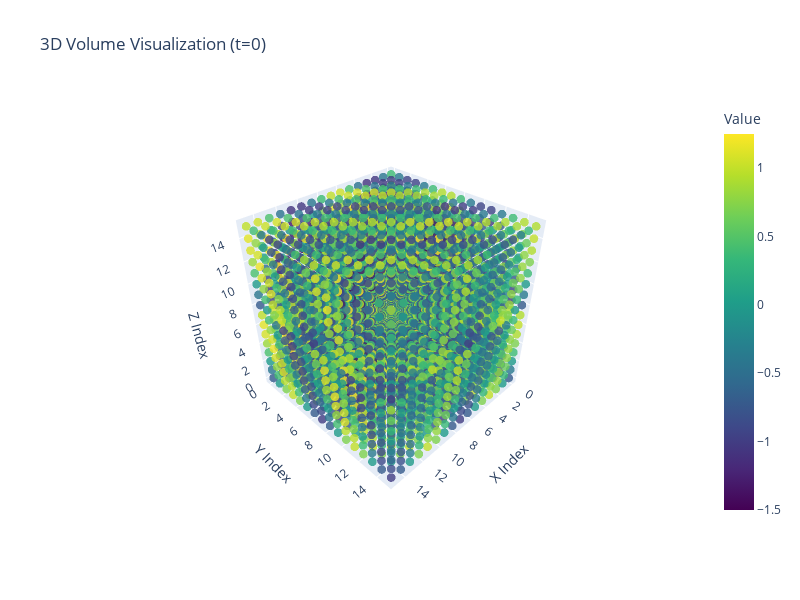
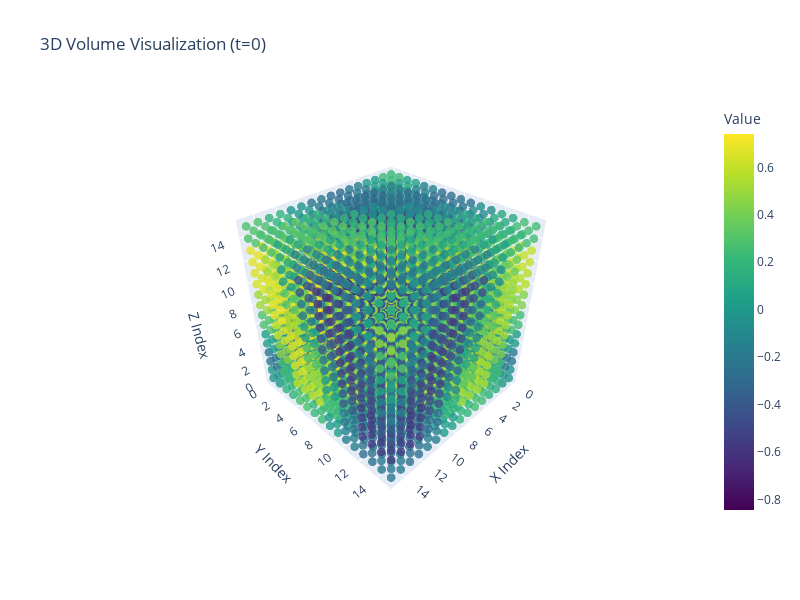

Notebook source saved alongside these figures, in order:
### Code cell
# data: (16, 16, T)
# _WEIGHT_MATRIX_SYMMETRY: (18, 18) with F = 1/3 as you defined
F=1/3
_WEIGHT_MATRIX_SYMMETRY = np.array([
    [F, 0, 0, 0, 0, 0, 0, 0, 0, 0, 0, 0, 0, 0, 0, 0, F, F],
    [F, F, F, 0, 0, 0, 0, 0, 0, 0, 0, 0, 0, 0, 0, 0, 0, 0],
    [0, 0, F, F, F, 0, 0, 0, 0, 0, 0, 0, 0, 0, 0, 0, 0, 0],
    [0, 0, 0, 0, F, F, F, 0, 0, 0, 0, 0, 0, 0, 0, 0, 0, 0],
    [0, 0, 0, 0, 0, 0, F, F, 0, 0, F, 0, 0, 0, 0, 0, 0, 0],
    [0, 0, 0, 0, 0, 0, 0, 0, 0, 0, F, F, F, 0, 0, 0, 0, 0],
    [0, 0, 0, 0, 0, 0, 0, 0, 0, 0, 0, 0, F, F, F, 0, 0, 0],
    [0, 0, 0, 0, 0, 0, 0, 0, 0, 0, 0, 0, 0, 0, F, F, F, 0],
    [0, 0, 0, 0, 0, 0, 0, 0, 0, 0, 0, 0, 0, 0, 0, 0, 0, 0],
    [0, 0, 0, 0, 0, 0, 0, 0, 0, 0, 0, 0, 0, 0, 0, 0, 0, 0],
    [0, F, F, F, 0, 0, 0, 0, 0, 0, 0, 0, 0, 0, 0, 0, 0, 0],
    [0, 0, 0, F, F, F, 0, 0, 0, 0, 0, 0, 0, 0, 0, 0, 0, 0],
    [0, 0, 0, 0, 0, F, F, F, 0, 0, 0, 0, 0, 0, 0, 0, 0, 0],
    [0, 0, 0, 0, 0, 0, 0, F, 0, 0, F, F, 0, 0, 0, 0, 0, 0],
    [0, 0, 0, 0, 0, 0, 0, 0, 0, 0, 0, F, F, F, 0, 0, 0, 0],
    [0, 0, 0, 0, 0, 0, 0, 0, 0, 0, 0, 0, 0, F, F, F, 0, 0],
    [0, 0, 0, 0, 0, 0, 0, 0, 0, 0, 0, 0, 0, 0, 0, F, F, F],
    [F, F, 0, 0, 0, 0, 0, 0, 0, 0, 0, 0, 0, 0, 0, 0, 0, F]
], dtype=np.float32)

W = _WEIGHT_MATRIX_SYMMETRY.astype(np.float32)

# Build the 16×18 selector C that drops the padded slots (rows/cols 8 and 9).
# C picks indices [0..7, 10..17] from an 18-long axis.
C = np.zeros((16, 18), dtype=W.dtype)
C[np.arange(8), np.arange(8)] = 1
C[np.arange(8, 16), np.arange(10, 18)] = 1

# Precompute the effective 16×16 transforms:
# For each time slice A (16×16), the padded+two-sided transform equals:
#   A_out = C @ (W.T @ (C.T @ A @ C) @ W) @ C.T
# which simplifies to:
#   A_out = (C @ W.T @ C.T) @ A @ (C @ W @ C.T)
L = C @ W.T @ C.T   # (16, 16)
R = C @ W    @ C.T  # (16, 16)
Z = C @ W @ C.T  # (16, 16)
# Single batched contraction: out[a,b,t] = sum_i,j L[a,i] * data[i,j,t] * R[j,b]
out = np.einsum('ai,ijkt,jb,kc->abct', L, data, R, Z, optimize=True)  # (16, 16, 16, T)

# quick peek
plt.figure(figsize=(4, 4))
plt.imshow(out[:, :, 0, 0], aspect='auto', cmap='viridis')
plt.show()
plot_3d_volume(data, time_index=0)
plot_3d_volume(out, time_index=0)

### Figure 1 — Plotly figure (JSON) as saved in the notebook; plotly's stock layout.template omitted (floating-point values rounded to 4 significant figures; data arrays with more than 128 entries replaced by an {"elided": "..."} marker saying what was removed)
{"data": [{"hovertemplate": "<b>Position:</b> (%{x}, %{y}, %{z})<br><b>Value:</b> %{marker.color:.3f}<extra></extra>", "marker": {"color": {"elided": "4096 float values"}, "colorbar": {"title": {"text": "Value"}}, "colorscale": [[0, "#440154"], [0.1111, "#482878"], [0.2222, "#3e4989"], [0.3333, "#31688e"], [0.4444, "#26828e"], [0.5556, "#1f9e89"], [0.6667, "#35b779"], [0.7778, "#6ece58"], [0.8889, "#b5de2b"], [1, "#fde725"]], "opacity": 0.8, "size": 3}, "mode": "markers", "text": {"elided": "4096 str values"}, "type": "scatter3d", "x": {"elided": "4096 int values"}, "y": {"elided": "4096 int values"}, "z": {"elided": "4096 int values"}}], "layout": {"height": 600, "scene": {"camera": {"eye": {"x": 1.5, "y": 1.5, "z": 1.5}}, "xaxis": {"title": {"text": "X Index"}}, "yaxis": {"title": {"text": "Y Index"}}, "zaxis": {"title": {"text": "Z Index"}}}, "title": {"text": "3D Volume Visualization (t=0)"}, "width": 800}}

### Figure 2 — Plotly figure (JSON) as saved in the notebook; plotly's stock layout.template omitted (floating-point values rounded to 4 significant figures; data arrays with more than 128 entries replaced by an {"elided": "..."} marker saying what was removed)
{"data": [{"hovertemplate": "<b>Position:</b> (%{x}, %{y}, %{z})<br><b>Value:</b> %{marker.color:.3f}<extra></extra>", "marker": {"color": {"elided": "4096 float values"}, "colorbar": {"title": {"text": "Value"}}, "colorscale": [[0, "#440154"], [0.1111, "#482878"], [0.2222, "#3e4989"], [0.3333, "#31688e"], [0.4444, "#26828e"], [0.5556, "#1f9e89"], [0.6667, "#35b779"], [0.7778, "#6ece58"], [0.8889, "#b5de2b"], [1, "#fde725"]], "opacity": 0.8, "size": 3}, "mode": "markers", "text": {"elided": "4096 str values"}, "type": "scatter3d", "x": {"elided": "4096 int values"}, "y": {"elided": "4096 int values"}, "z": {"elided": "4096 int values"}}], "layout": {"height": 600, "scene": {"camera": {"eye": {"x": 1.5, "y": 1.5, "z": 1.5}}, "xaxis": {"title": {"text": "X Index"}}, "yaxis": {"title": {"text": "Y Index"}}, "zaxis": {"title": {"text": "Z Index"}}}, "title": {"text": "3D Volume Visualization (t=0)"}, "width": 800}}
